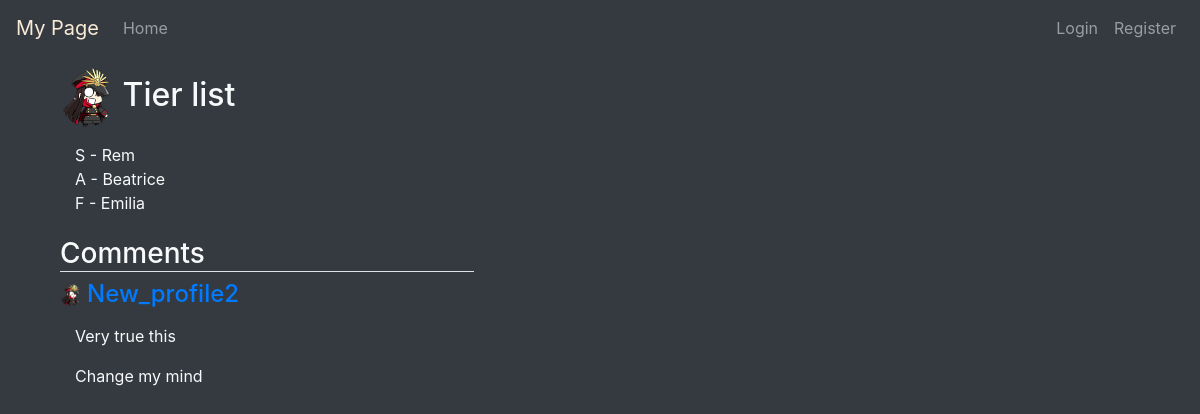
The page /post/19/ on the database its author committed.
### MyPage/models.py (models this page shows, shortened)
class Post(models.Model):
    author = models.ForeignKey(
        User, on_delete=models.CASCADE, related_name="written_posts")
    time_posted = models.DateTimeField(default=timezone.now)
    title = models.CharField(max_length=64, default='No Title')
    content = models.TextField()

class Profile(models.Model):
    user = models.OneToOneField(User, on_delete=models.CASCADE)
    image = models.ImageField(default='default.png', upload_to='images')
    contacts = models.ManyToManyField(User, blank=True, related_name='contacts')
    hidden_posts = models.ManyToManyField(Post, blank=True)

class Comment(models.Model):
    commenter = models.ForeignKey(
        User, on_delete=models.CASCADE, related_name="written_comments")
    on_post = models.ForeignKey(
        Post, on_delete=models.CASCADE, related_name="post_comments")
    time_commented = models.DateTimeField(default=timezone.now)
    comment = models.TextField()

### MyPage/views.py (the view)
# urls.py: path('post/<int:post_id>/', my_views.post, name='my-post'),
def post(request, post_id):
    target = Post.objects.get(pk=post_id)
    comments = Comment.objects.filter(on_post=target).order_by('-time_commented')
    page = request.GET.get('page', 1)
    paginator = Paginator(comments, 5)
    try:
        post_comments = paginator.page(page)
    except PageNotAnInteger:
        post_comments = paginator.page(1)
    except EmptyPage:
        post_comments = paginator.page(paginator.num_pages)
    context = {
        'page_title': "My Profile",
        'post': target,
        'comments': post_comments,
        'form': forms.CommentForm()
    }
    return render(request, 'MyPage/post.html', context)

### MyPage/templates/MyPage/post.html (shortened to what this page needs)
{% extends 'MyPage/base.html' %}
{% load crispy_forms_tags %}
{% block content %}
<div class="container" style="margin-bottom: 2%;">
    <h2 title="{{ post.time_posted }}">
        <a href="{% url 'my-user' post.author.id %}" class="text-secondary">
            <img src="{{ post.author.profile.image.url }}" style="width:5%;" class="rounded-circle" title="{{ post.author }}">
        </a>
        {{ post.title }}
    </h2>
    <div class="container">
        <p>{{ post.content|linebreaks }}</p>
    </div>
</div>
<div class="container" style="width: 40%; margin-right: 60%">
    <h3 class='border-bottom'>Comments</h3>
        {% for comment in comments %}
            <h4>
            <img src="{{ comment.commenter.profile.image.url }}" style="width:5%;" class="rounded-circle">
            <a href="{% url 'my-user' comment.commenter.id %}" class="text-primary">
                {{ comment.commenter }}
            </a>
            </h4>
            <div class="container">
                <p>{{ comment.comment|linebreaks }}</p>
            </div>
        {% endfor %}
    </div>
{% endblock %}

### rows shown on the page
Post: author.profile.image (picture), title "Tier list", content "S - Rem A - Beatrice F - Emilia"
Comment: commenter.profile.image (picture), commenter "New_profile2", comment "Very true this Change my mind"
